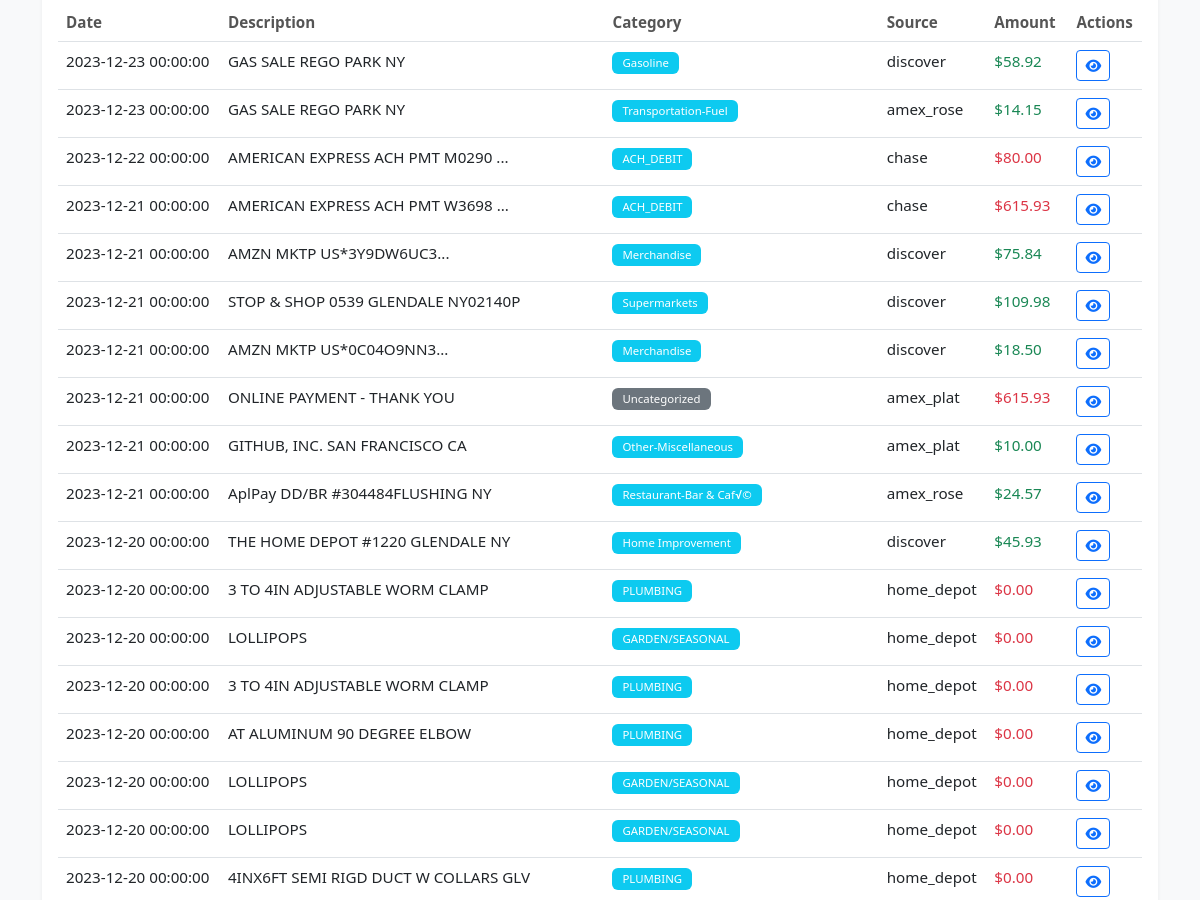
Before: /transactions?page=2 (middle part) with the older database file.
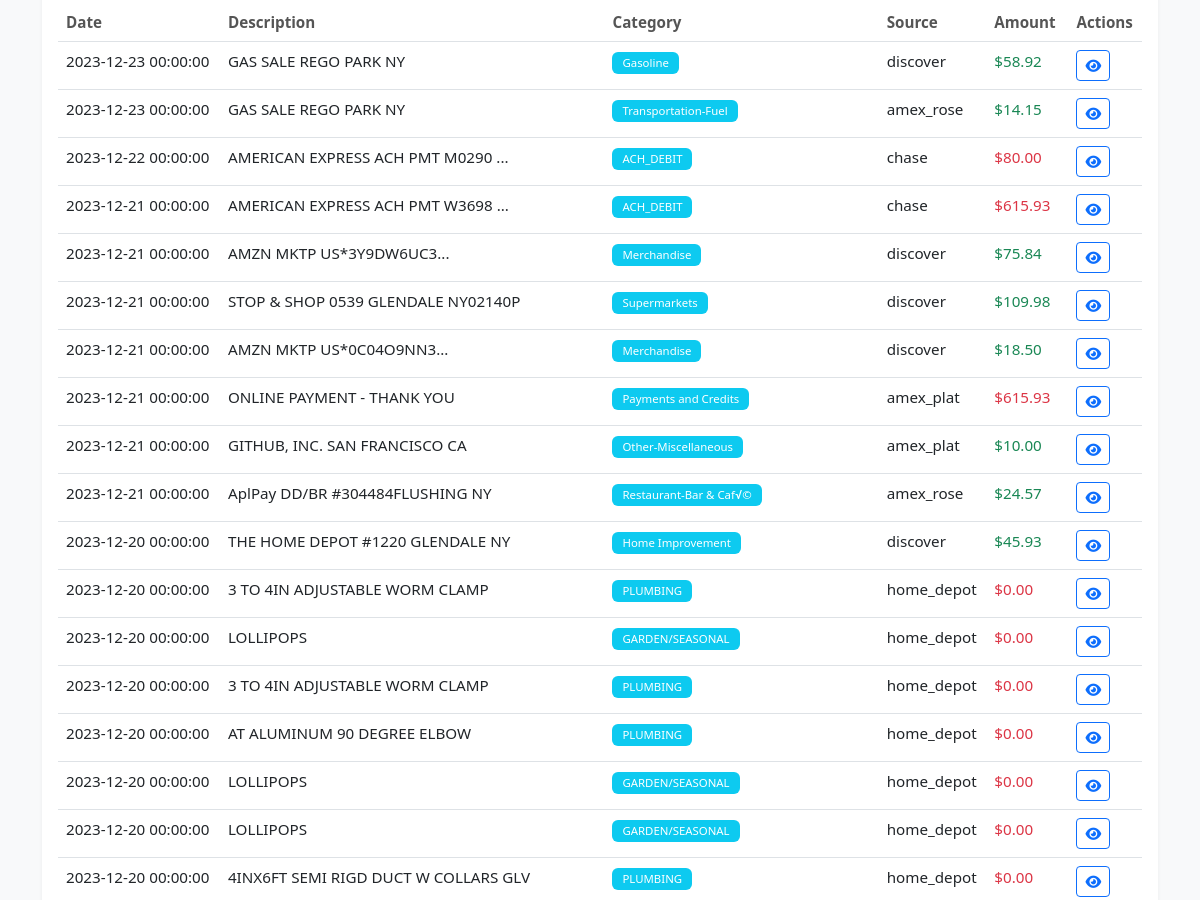
After: the same page with the newer database file.
### tables this page shows
CREATE TABLE consolidated_transactions (
            id INTEGER PRIMARY KEY AUTOINCREMENT,
            date_posted TEXT,
            description TEXT,
            amount REAL,
            category TEXT,
            details TEXT,
            source TEXT
        , rental_related INTEGER, expense_category TEXT, maintenance_upgrade TEXT, recurring INTEGER, recurring_group TEXT, recurring_freq TEXT, subscription INTEGER, tax_deductible INTEGER, equipment_tools INTEGER, purchase_date TEXT, asset_value REAL, depreciation_years INTEGER, notes TEXT);

### src/ui.py (the view)
@app.route('/transactions')
def transactions():
    filters = {}
    for key in ['min_date', 'max_date', 'min_amount', 'max_amount', 'category', 'description', 'source']:
        value = request.args.get(key)
        if value:
            filters[key] = value
    page = int(request.args.get('page', 1))
    limit = int(request.args.get('limit', 50))
    offset = (page - 1) * limit
    transactions = get_transactions(limit=limit, offset=offset, filters=filters)
    for tx in transactions:
        if 'amount' in tx and not isinstance(tx['amount'], float):
            try:
                tx['amount'] = float(tx['amount'])
            except (ValueError, TypeError):
                tx['amount'] = 0.0
    conn = get_db_connection()
    cursor = conn.cursor()
    cursor.execute("SELECT DISTINCT category FROM consolidated_transactions WHERE category IS NOT NULL AND category != ''")
    categories = [row['category'] for row in cursor.fetchall()]
    cursor.execute("SELECT DISTINCT source FROM consolidated_transactions WHERE source IS NOT NULL AND source != ''")
    sources = [row['source'] for row in cursor.fetchall()]
    conn.close()
    return render_template(
        'transactions.html',
        transactions=transactions,
        categories=categories,
        sources=sources,
        filters=filters,
        page=page,
        limit=limit
    )

### src/ui.py (called while the page is built, shortened)
def get_db_connection():
    conn = sqlite3.connect(DB_PATH)
    conn.row_factory = sqlite3.Row  # This enables column access by name
    return conn

def get_transactions(limit=100, offset=0, filters=None):
    conn = get_db_connection()
    query = """
    SELECT * FROM consolidated_transactions
    """
    params = []
    query += " ORDER BY date_posted DESC LIMIT ? OFFSET ?"
    params.extend([limit, offset])
    try:
        cursor = conn.cursor()
        cursor.execute(query, params)
        transactions = [dict(tx) for tx in cursor.fetchall()]
        for tx in transactions:
            if 'amount' in tx:
                try:
                    tx['amount'] = float(tx['amount'])
                except (ValueError, TypeError):
                    tx['amount'] = 0.0
        conn.close()
        return transactions
    except sqlite3.Error as e:
        print(f"Database error: {e}")
        conn.close()
        return []

### src/templates/transactions.html (shortened to what this page needs)
{% extends "base.html" %}
{% block content %}
<div class="card">
    <div class="card-body">
        {% if transactions %}
        <div class="table-responsive">
            <table class="table table-hover">
                <thead>
                    <tr>
                        <th>Date</th>
                        <th>Description</th>
                        <th>Category</th>
                        <th>Source</th>
                        <th>Amount</th>
                        <th>Actions</th>
                    </tr>
                </thead>
                <tbody>
                    {% for tx in transactions %}
                    <tr>
                        <td>{{ tx.date_posted }}</td>
                        <td>{{ tx.description|truncate(40) }}</td>
                        <td>
                            {% if tx.category %}
                            <span class="badge bg-info">{{ tx.category }}</span>
                            {% else %}
                            <span class="badge bg-secondary">Uncategorized</span>
                            {% endif %}
                        </td>
                        <td>{{ tx.source }}</td>
                        <td class="{{ 'text-success' if tx.amount|float > 0 else 'text-danger' }}">
                            ${{ "%.2f"|format(tx.amount|float|abs) }}
                        </td>
                        <td>
                            <a href="/transaction/{{ tx.id }}" class="btn btn-sm btn-outline-primary">
                                <i class="fas fa-eye"></i>
                            </a>
                        </td>
                    </tr>
                    {% endfor %}
                </tbody>
            </table>
        </div>
        {% else %}
        <div class="alert alert-info">
            No transactions found. Try adjusting your filters or import some data first.
        </div>
        {% endif %}
    </div>
</div>
{% endblock %}

Changed rows visible on the page:
changed consolidated_transactions "ONLINE PAYMENT - THANK YOU": category (not shown) → "Payments and Credits"; no longer shows "Uncategorized"
